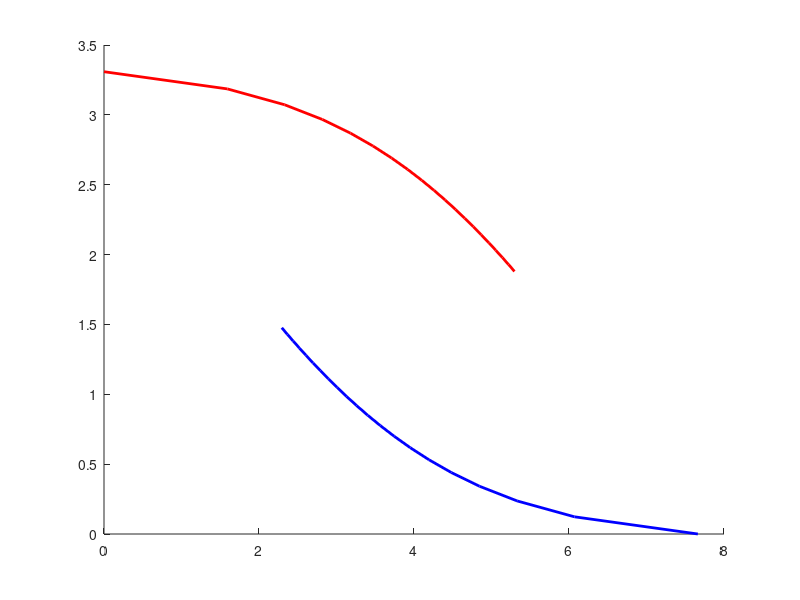

Reproduce this figure in MATLAB. (Note: this script raises an error after producing the figure.)
%% ideal model plots
close all;
clear all;

Ps = 5e-3;
N0 = 4e-15;
dist_1 = 150;%150;
dist_2 = 300;%220;
h1 = (dist_1^-4.5);
h2 = (dist_2^-4.5);
alpha = 0.00:0.01:1.00;
ratio = 4;
R1_12far = [];
R2_12far = [];
R1_12near = [];
R2_12near = [];
R1_21far = [];
R2_21far = [];
R1_21near = [];
R2_21near = [];

% plot
for i = 1:length(alpha)
    P1 = Ps * alpha(i);
    P2 = Ps * (1-alpha(i));
    if (P1>P2)
        snr1 = P1*h1/(P2*h1+N0);
        snr2 = P2*h2/N0;
        if (P1>ratio*P2)
            R1_12far(end+1) = log2(1+snr1);
            R2_12far(end+1) = log2(1+snr2);
        else
            R1_12near(end+1) = log2(1+snr1);
            R2_12near(end+1) = log2(1+snr2);
        end
    else
        R1(i) = log2(1 + P1*h1 / N0);
        R2(i) = log2(1 + P2*h2 / (P1*h2 + N0));
        if (P2>ratio*P1)
            R1_21far(end+1) = log2(1 + P1*h1 / N0);
            R2_21far(end+1) = log2(1 + P2*h2 / (P1*h2 + N0));
        else
            R1_21near(end+1) = log2(1 + P1*h1 / N0);
            R2_21near(end+1) = log2(1 + P2*h2 / (P1*h2 + N0));
        end
    end
end

fg = 1;
figure(fg);
line(R1_12far, R2_12far, 'Color', 'b','LineWidth',2);
line(R1_21far, R2_21far, 'Color', 'r','LineWidth',2);
line(R1_12near, R2_12near, 'Color', 'b','Line','--','LineWidth',2);
line(R1_21near, R2_21near, 'Color', 'r','Line','--','LineWidth',2);
set(gca, 'yScale', 'linear', 'yMinorTick','on');
L = legend('\alpha > 0.5', '\alpha < 0.5');
set(L,'FontSize',14);
xlabel('Near End User (bps/Hz)','FontSize',14,'Color','k');
ylabel('Far End User (bps/Hz)','FontSize',14,'Color','k');
set(gca,'fontsize',14);
box on;
grid on;
saveas(gcf,'u1VSu2','epsc');
